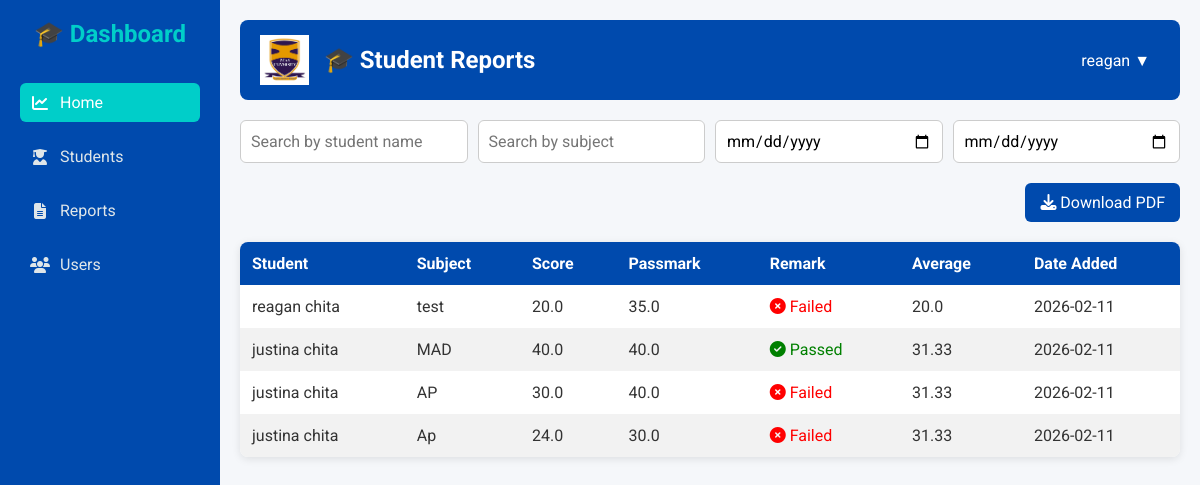
The app's page /reports (signed in), older data.
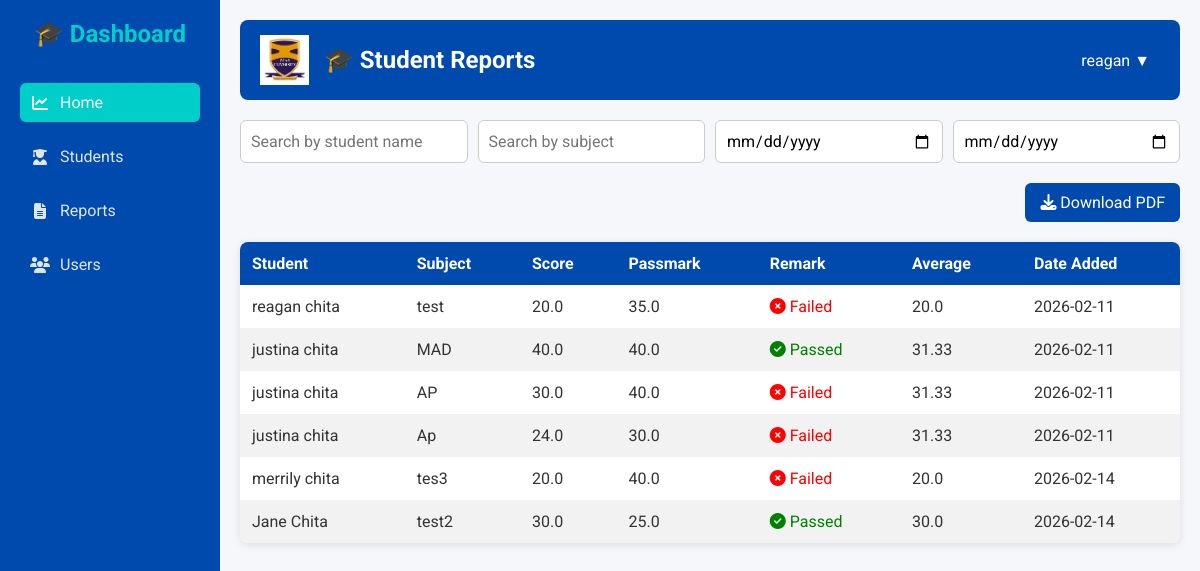
The same page, newer data.
### app.py (models this page shows, shortened)
class User(db.Model, UserMixin):
    id = db.Column(db.Integer, primary_key=True)
    username = db.Column(db.String(100), unique=True, nullable=False)
    password = db.Column(db.String(200), nullable=False)  # store hashed passwords
    first_name = db.Column(db.String(100), nullable=False)
    last_name = db.Column(db.String(100), nullable=False)
    email = db.Column(db.String(100), unique=True, nullable=False)
    is_admin = db.Column(db.Boolean, default=False)
    grading_scale = db.Column(db.Integer, default=100)
    passing_mark = db.Column(db.Float, default=40)
    dark_mode = db.Column(db.Boolean, default=False)
    allow_user_registration = db.Column(db.Boolean, default=True)
    default_sort = db.Column(db.String(20), default="name")

class Grade(db.Model):
    id = db.Column(db.Integer, primary_key=True)
    student_id = db.Column(db.Integer, db.ForeignKey('student.id'), nullable=False)
    subject = db.Column(db.String(100), nullable=False)
    score = db.Column(db.Float, nullable=False)
    passmark = db.Column(db.Float, nullable=False, server_default='40')
    passed = db.Column(db.Boolean, nullable=False, server_default='0')
    date_added = db.Column(db.DateTime, default=datetime.utcnow)
    student = db.relationship('Student', backref=db.backref('grades', lazy=True))

### app.py (the view)
@app.route('/reports')
@login_required
def student_reports_page():
    grades_list = []
    students = Student.query.all()
    for student in students:
        if student.grades:
            avg_score = sum([grade.score for grade in student.grades]) / len(student.grades)
        else:
            avg_score = 0
        for grade in student.grades:
            grades_list.append({
                'student_name': f"{student.first_name} {student.last_name}",
                'subject': grade.subject,
                'score': grade.score,
                'passmark': grade.passmark,
                'passed': grade.passed,
                'date_added': grade.date_added,
                'average_score': round(avg_score, 2)  # include average
            })
    return render_template("reports.html", grades=grades_list)

### app.py (called while the page is built)
@login_manager.user_loader
def load_user(user_id):
    return User.query.get(int(user_id))

### templates/reports.html (shortened to what this page needs)
<!DOCTYPE html>
<html lang="en">
<head>
<link rel="stylesheet" href="https://cdnjs.cloudflare.com/ajax/libs/font-awesome/6.5.0/css/all.min.css">
</head>
<body>
  {% include "_sidebar.html" %}
    <div class="main-content">
        <div class="app-bar">
            <div class="app-bar-left">
                <img src="{{ url_for('static', filename='zcas_logo.png') }}" alt="ZCAS Logo">
                <h1>🎓 Student Reports</h1>
            </div>
            <div class="app-bar-right">
                <button class="dropdown-btn">{{ current_user.first_name }} ▼</button>
            </div>
        </div>
        <div class="search-box">
            <input type="text" id="searchStudent" placeholder="Search by student name">
            <input type="text" id="searchSubject" placeholder="Search by subject">
            <input type="date" id="startDate" placeholder="Start date">
            <input type="date" id="endDate" placeholder="End date">
        </div>
        <div style="text-align: right; margin-bottom: 20px;">
            <a href="{{ url_for('download_report') }}"
            style="display:inline-block; padding:10px 15px; background:#004aad; color:white; border:none; border-radius:6px; text-decoration:none; cursor:pointer;">
            <i class="fa fa-download"></i> Download PDF
            </a>
        </div>
        <table id="gradesTable">
        <thead>
            <tr>
                <th>Student</th>
                <th>Subject</th>
                <th>Score</th>
                <th>Passmark</th>
                <th>Remark</th>
                <th>Average</th>
                <th>Date Added</th>
            </tr>
        </thead>
        <tbody>
            {% for grade in grades %}
            <tr>
                <td>{{ grade.student_name }}</td>
                <td>{{ grade.subject }}</td>
                <td>{{ grade.score }}</td>
                <td>{{ grade.passmark }}</td>
                <td>
                    {% if grade.passed %}
                        <span style="color: green;"><i class="fa fa-check-circle"></i> Passed</span>
                    {% else %}
                        <span style="color: red;"><i class="fa fa-times-circle"></i> Failed</span>
                    {% endif %}
                </td>
                <td>{{ grade.average_score }}</td>
                <td>{{ grade.date_added.strftime("%Y-%m-%d") }}</td>
            </tr>
            {% endfor %}
        </tbody>
    </table>
    </div>
</body>
</html>

### templates/_sidebar.html
<div class="sidebar">
    <h2>🎓 Dashboard</h2>
    <a href="{{ url_for('home') }}" class="active"><i class="fa fa-chart-line"></i>Home</a>
    <a href="{{ url_for('students_page') }}"><i class="fa fa-user-graduate"></i>Students</a>
    <a href="{{ url_for('student_reports_page') }}"><i class="fa fa-file-alt"></i>Reports</a>
    <a href="{{ url_for('user_management_page') }}"><i class="fa fa-users"></i>Users</a>
</div>

### templates/reports.html (style rules this page uses)
* { box-sizing: border-box; margin: 0; padding: 0; font-family: 'Roboto', sans-serif; }
body { display: flex; min-height: 100vh; background-color: #f5f7fa; color: #333; }
.sidebar { width: 220px; background-color: #004aad; color: white; padding: 20px; display: flex; flex-direction: column; gap: 15px; }
.sidebar h2 { font-size: 1.5rem; margin-bottom: 20px; color: #00cec9; text-align: center; }
.sidebar a { color: #dfe6e9; text-decoration: none; padding: 10px; border-radius: 6px; transition: 0.2s; display: flex; align-items: center; gap: 10px; }
.sidebar a:hover, .sidebar a.active { background-color: #00cec9; color: white; }
.sidebar i { width: 20px; text-align: center; }
.main-content { flex: 1; padding: 20px; }
.app-bar { display: flex; justify-content: space-between; align-items: center; background-color: #004aad; color: #fff; padding: 15px 20px; border-radius: 8px; margin-bottom: 20px; }
.app-bar-left { display: flex; align-items: center; gap: 15px; }
.app-bar-left img { height: 50px; }
.app-bar-left h1 { font-size: 1.5rem; color: #fff; }
.app-bar-right { position: relative; display: inline-block; }
.app-bar-right .dropdown-btn { background: none; border: none; color: white; cursor: pointer; font-size: 1rem; padding: 5px 10px; }
.search-box { display: flex; flex-wrap: wrap; gap: 10px; margin-bottom: 20px; }
.search-box input { flex: 1; min-width: 150px; padding: 10px; border-radius: 6px; border: 1px solid #ccc; font-size: 1rem; }
table { width: 100%; border-collapse: collapse; margin-top: 10px; background-color: #fff; border-radius: 8px; overflow: hidden; box-shadow: 0 2px 8px rgba(0,0,0,0.1); }
th, td { padding: 12px; text-align: left; }
th { background-color: #004aad; color: white; }
tr:nth-child(even) { background-color: #f2f2f2; }

Row changes from the older to the newer data that the page shows:
added Grade: student_name "merrily chita", subject "tes3", score "20.0", passmark "40.0", shows "Failed", average_score "20.0", date_added "2026-02-14"
added Grade: student_name "Jane Chita", subject "test2", score "30.0", passmark "25.0", shows "Passed", average_score "30.0", date_added "2026-02-14"
